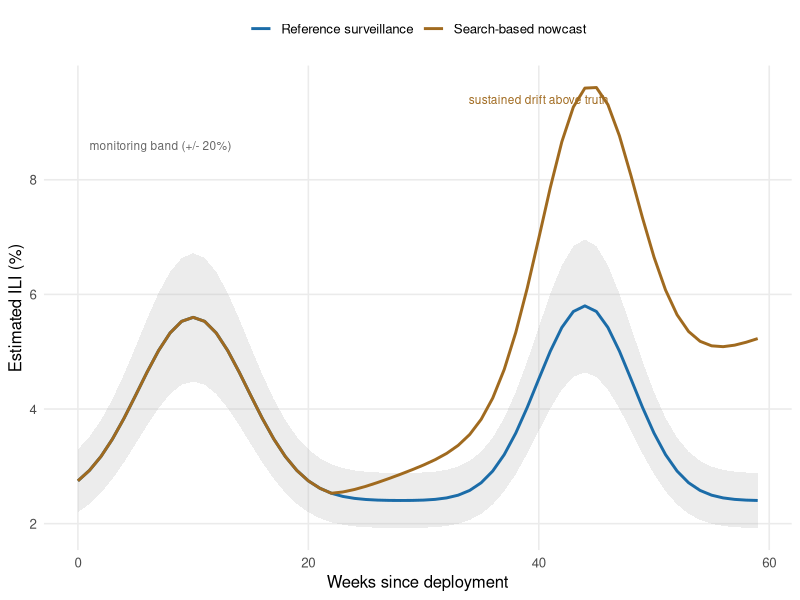

Here is the R script that generated this plot:
## ---- chunk 1
#| label: fig-google-flu
#| fig-cap: "Schematic of the Google Flu Trends failure: a search-based influenza nowcast (gold) tracks the reference surveillance estimate (blue) well for an early season, then drifts persistently above it, at the 2013 peak overestimating by roughly a factor of two. The values are illustrative, drawn to match the pattern reported by @lazer_2014_google_flu rather than the exact series. The dashed band marks a monitoring threshold; sustained excursions beyond it are the signal that should trigger human review, retraining, or rollback."
#| echo: false
#| fig-width: 7
#| fig-height: 4.0
library(ggplot2)
library(tibble)
set.seed(1)
weeks <- 0:59
season <- 2 + 3.4 * exp(-((weeks - 12) %% 52 - 0)^2 / 40) +
  3.0 * exp(-((weeks - 46) %% 60 - 0)^2 / 30)
actual <- 2 + 3.2 * exp(-((weeks - 10)^2) / 45) +
  3.4 * exp(-((weeks - 44)^2) / 34) + 0.4
# drift: model increasingly overestimates in later season
drift <- pmax(0, (weeks - 22) / 37)
predicted <- actual * (1 + 1.05 * drift) + 0.3 * drift
flu <- tibble(
  week = rep(weeks, 2),
  series = rep(c("Reference surveillance",
                 "Search-based nowcast"), each = length(weeks)),
  value = c(actual, predicted)
)
ggplot(flu, aes(week, value, colour = series)) +
  geom_ribbon(data = tibble(week = weeks, lo = actual * 0.8,
                            hi = actual * 1.2),
              aes(week, ymin = lo, ymax = hi),
              inherit.aes = FALSE, fill = "grey70", alpha = 0.25) +
  geom_line(linewidth = 1) +
  annotate("text", x = 1, y = 8.6,
           label = "monitoring band (+/- 20%)",
           hjust = 0, size = 3, colour = "grey40") +
  annotate("text", x = 40, y = 9.4,
           label = "sustained drift above truth",
           hjust = 0.5, size = 3, colour = "#a06a1f") +
  scale_colour_manual(values = c(
    "Reference surveillance" = "#1b6ca8",
    "Search-based nowcast" = "#a06a1f")) +
  labs(x = "Weeks since deployment", y = "Estimated ILI (%)",
       colour = NULL) +
  theme_minimal(base_size = 12) +
  theme(legend.position = "top",
        panel.grid.minor = element_blank())
